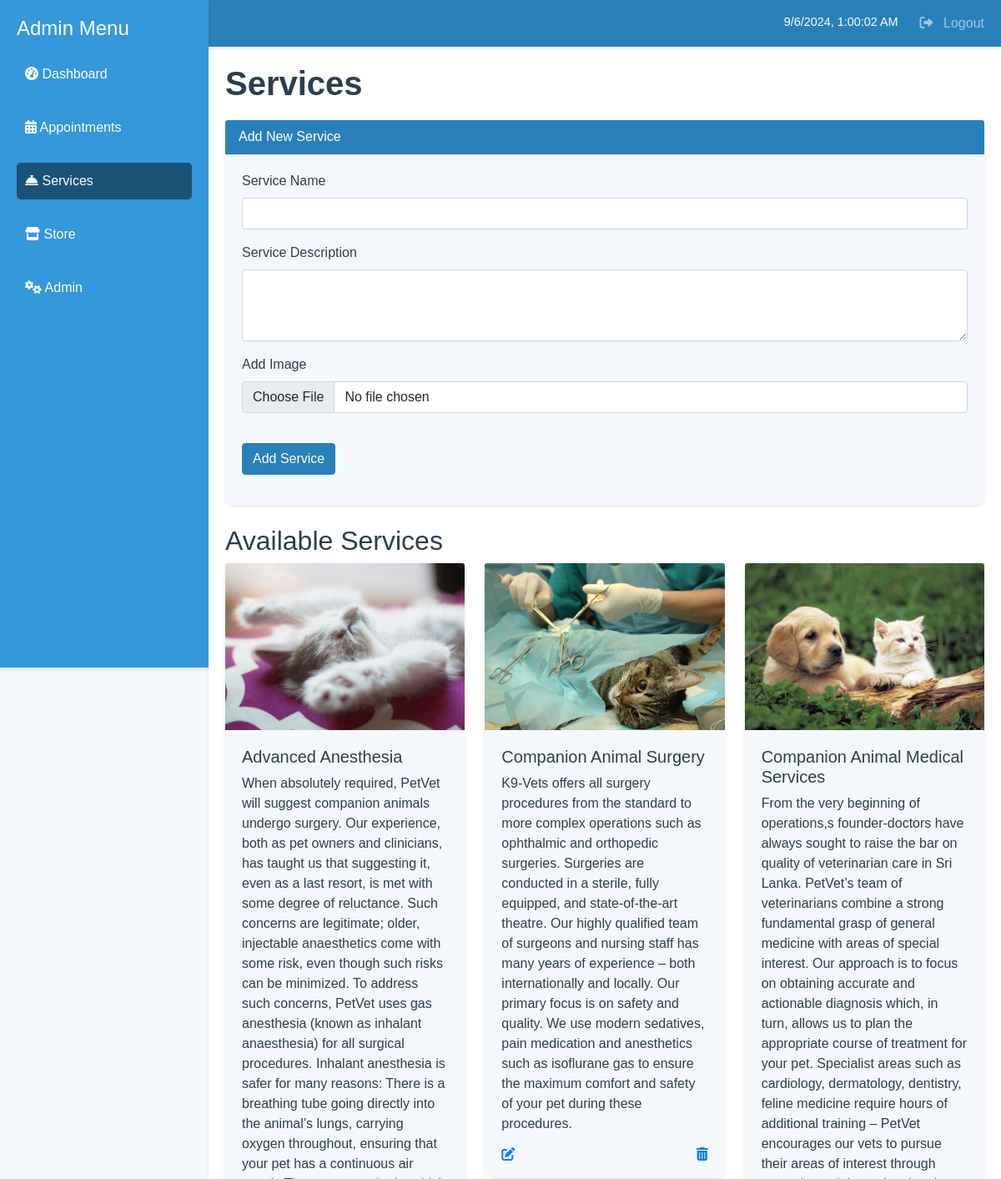
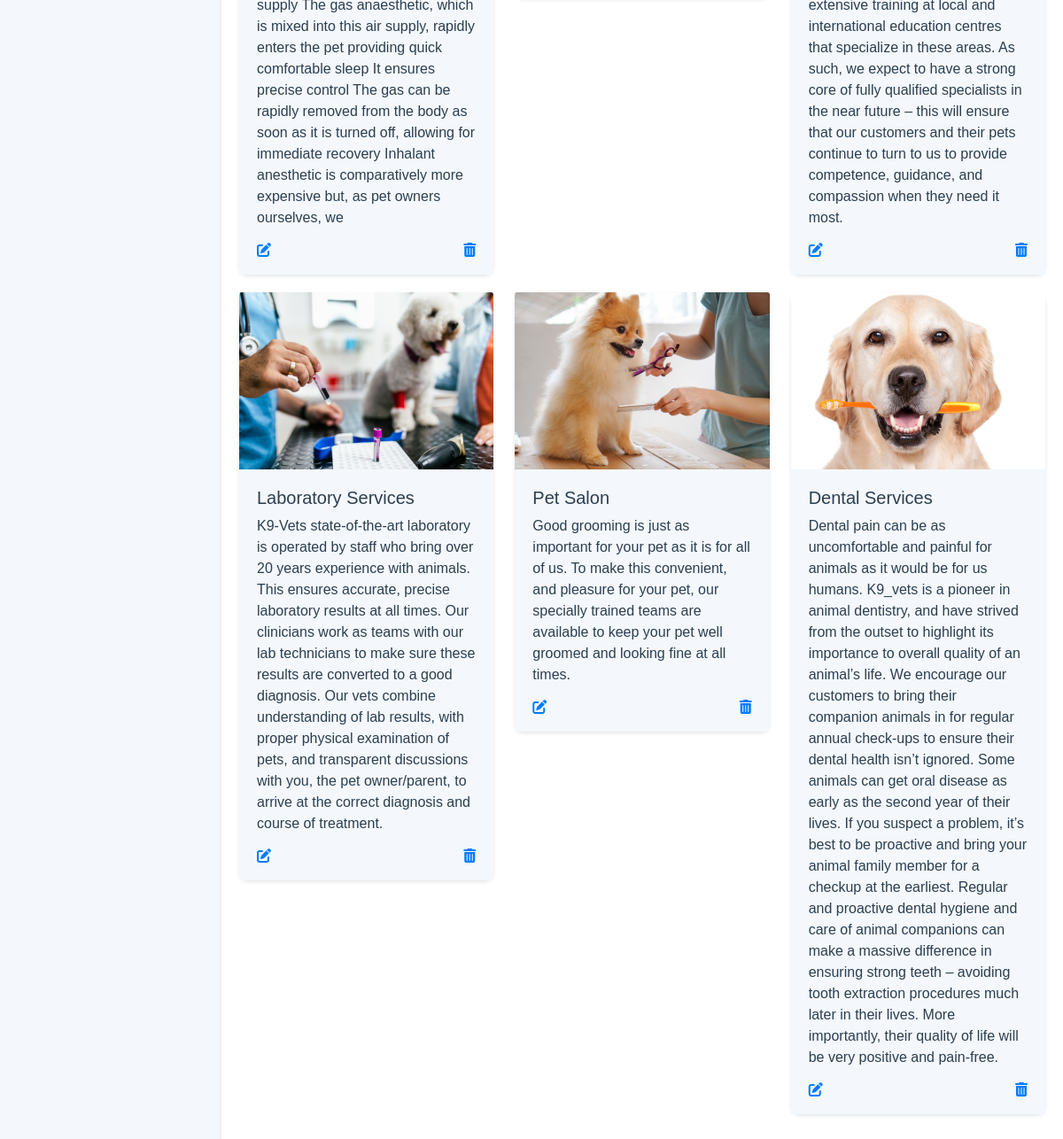
Page /source/admin/services.php (signed in) on the committed database (2 pictures, top to bottom).
### tables this page shows
CREATE TABLE `services` (
  `id` int(11) NOT NULL,
  `name` varchar(100) NOT NULL,
  `description` varchar(1000) NOT NULL,
  `url` varchar(500) NOT NULL
);

### source/admin/services.php (the view, shortened to what this page needs)
<?php
include '../config.php';
$query = "SELECT * FROM services";
$result = mysqli_query($conn, $query);
$services = [];
if ($result && mysqli_num_rows($result) > 0) {
    while ($row = mysqli_fetch_assoc($result)) {
        $services[] = $row;
    }
}
?>
<!DOCTYPE html>
<html lang="en">
<head>
    <link rel="stylesheet" href="../bootstrap/css/bootstrap.min.css">
    <link rel="stylesheet" href="https://cdnjs.cloudflare.com/ajax/libs/font-awesome/6.0.0-beta3/css/all.min.css">
    <link rel="stylesheet" href="../css/admin-dashboard.css">
    <link rel="stylesheet" href="../css/admin-store.css">
</head>
<body>
    <nav class="navbar navbar-expand-lg navbar-dark">
        <div class="container-fluid">
            <div class="collapse navbar-collapse">
                <ul class="navbar-nav ms-auto">
                    <li class="nav-item">
                        <span id="date-time" class="nav-link"></span>
                    </li>
                    <li class="nav-item">
                        <a class="nav-link" href="logout.php" onclick="return confirmLogout();"><i class="fas fa-sign-out-alt"></i> Logout</a>
                    </li>
                </ul>
            </div>
        </div>
    </nav>
    <div class="sidebar">
        <h4>Admin Menu</h4>
        <nav class="nav flex-column">
            <a class="nav-link" href="dashboard.php"><i class="fas fa-tachometer-alt"></i> Dashboard</a>
            <a class="nav-link" href="appointments.php"><i class="fas fa-calendar-alt"></i> Appointments</a>
            <a class="nav-link active" href="services.php"><i class="fas fa-concierge-bell"></i> Services</a>
            <a class="nav-link" href="store.php"><i class="fa-solid fa-store"></i> Store</a>
            <a class="nav-link" href="admin.php"><i class="fas fa-cogs"></i> Admin</a>
        </nav>
    </div>
    <div class="content">
        <h1>Services</h1>
        <div class="card mb-4">
            <div class="card-header">
                Add New Service
            </div>
            <div class="card-body">
                <form action="service-add.php" method="POST" enctype="multipart/form-data">
                    <div class="mb-3">
                        <label for="serviceName" class="form-label">Service Name</label>
                        <input type="text" class="form-control" id="serviceName" name="serviceName" required>
                    </div>
                    <div class="mb-3">
                        <label for="serviceDescription" class="form-label">Service Description</label>
                        <textarea class="form-control" id="serviceDescription" name="serviceDescription" rows="3" required></textarea>
                    </div>
                    <div class="mb-3">
                        <label for="serviceImage" class="form-label">Add Image</label>
                        <input type="file" class="form-control" id="serviceImage" name="serviceImage" accept="image/*" required>
                    </div>
                    <button type="submit" class="btn btn-primary">Add Service</button>
                </form>
            </div>
        </div>
        <h2>Available Services</h2>
        <div class="row">
            <?php if (count($services) > 0): ?>
                <?php foreach ($services as $service): ?>
                    <div class="col-md-4">
                        <div class="card service-card">
                            <img src="../img/services/<?php echo htmlspecialchars($service['url']); ?>" class="card-img-top service-image" alt="Service Image">
                            <div class="card-body">
                                <h5 class="card-title"><?php echo htmlspecialchars($service['name']); ?></h5>
                                <p class="card-text"><?php echo htmlspecialchars($service['description']); ?></p>
                                <div class="d-flex justify-content-between">
                                    <a href="service-edit.php?id=<?php echo $service['id']; ?>" class="icon-button"><i class="fas fa-edit"></i></a>
                                    <a href="service-delete.php?id=<?php echo $service['id']; ?>" class="icon-button" onclick="return confirm('Are you sure you want to delete this service?');"><i class="fas fa-trash-alt"></i></a>
                                </div>
                            </div>
                        </div>
                    </div>
                <?php endforeach; ?>
            <?php else: ?>
                <p>No services available.</p>
            <?php endif; ?>
        </div>
    </div>
</body>
</html>

### source/css/admin-dashboard.css (style rules this page uses)
body { font-family: 'Arial', sans-serif; background-color: #f4f8fc; color: #2c3e50; margin: 0; padding: 0; }
.navbar { background-color: #2980b9; box-shadow: 0 2px 4px rgba(0, 0, 0, 0.1); }
.sidebar { width: 250px; height: 100vh; position: fixed; top: 0; left: 0; background-color: #3498db; color: #ffffff; padding: 20px; box-shadow: 0 2px 4px rgba(0, 0, 0, 0.1); }
.sidebar .nav-link { color: #ffffff; margin: 10px 0; padding: 10px; border-radius: 5px; transition: all 0.2s; }
.sidebar .nav-link.active { background-color: #1a5276; color: white; }
.content { margin-left: 250px; padding: 20px; background-color: #ffffff; box-shadow: 0 2px 4px rgba(0, 0, 0, 0.1); }
.content h1 { margin-bottom: 20px; font-weight: bold; color: #2c3e50; }
.card { border: none; border-radius: 10px; box-shadow: 0 2px 4px rgba(0, 0, 0, 0.1); margin-bottom: 20px; }
.card-header { background-color: #2980b9; color: white; border-radius: 10px 10px 0 0; }
.card-body { padding: 20px; background-color: #f4f8fc; }
#date-time { font-size: 0.9rem; margin-right: 10px; color: #ffffff; }
.nav-item i { margin-right: 8px; }

### source/css/admin-store.css (style rules this page uses)
body { font-family: 'Arial', sans-serif; background-color: #f4f8fc; color: #2c3e50; }
.navbar { background-color: #2980b9; }
.sidebar { background-color: #3498db; color: white; padding: 20px; height: 100vh; position: fixed; top: 0; left: 0; width: 250px; }
.content { margin-left: 250px; padding: 20px; }
.form-control { margin-bottom: 10px; }
.btn-primary { background-color: #2980b9; border-color: #2980b9; }

### source/admin/services.php (style rules this page uses)
.service-card { margin-bottom: 20px; }
.service-image { width: 100%; height: 200px; object-fit: cover; }
.icon-button { color: #007bff; border: none; background: none; }

### rows in the picture
services: url (picture), name "Advanced Anesthesia", description "When absolutely required, PetVet will suggest companion animals undergo surgery. Our experience, both as pet owners and clinicians, has taught us that suggesting it, even as a last resort, is met with some degree of reluctance. Such concerns are legitimate; older, injectable anaesthetics come with some risk, even though such risks can be minimized. To address such concerns, PetVet uses gas anesthesia (known as inhalant anaesthesia) for all surgical procedures. Inhalant anesthesia is safer for many reasons: There is a breathing tube going directly into the animal’s lungs, carrying oxygen throughout, ensuring that your pet has a continuous air supply The gas anaesthetic, which is mixed into…"
services: url (picture), name "Companion Animal Surgery", description "K9-Vets offers all surgery procedures from the standard to more complex operations such as ophthalmic and orthopedic surgeries. Surgeries are conducted in a sterile, fully equipped, and state-of-the-art theatre. Our highly qualified team of surgeons and nursing staff has many years of experience – both internationally and locally. Our primary focus is on safety and quality. We use modern sedatives, pain medication and anesthetics such as isoflurane gas to ensure the maximum comfort and safety of your pet during these procedures."
services: url (picture), name "Companion Animal Medical Services", description "From the very beginning of operations,s founder-doctors have always sought to raise the bar on quality of veterinarian care in Sri Lanka. PetVet’s team of veterinarians combine a strong fundamental grasp of general medicine with areas of special interest. Our approach is to focus on obtaining accurate and actionable diagnosis which, in turn, allows us to plan the appropriate course of treatment for your pet. Specialist areas such as cardiology, dermatology, dentistry, feline medicine require hours of additional training – PetVet encourages our vets to pursue their areas of interest through extensive training at local and international education centres that specialize in these areas. As…"
services: url (picture), name "Laboratory Services", description "K9-Vets state-of-the-art laboratory is operated by staff who bring over 20 years experience with animals. This ensures accurate, precise laboratory results at all times. Our clinicians work as teams with our lab technicians to make sure these results are converted to a good diagnosis. Our vets combine understanding of lab results, with proper physical examination of pets, and transparent discussions with you, the pet owner/parent, to arrive at the correct diagnosis and course of treatment."
services: url (picture), name "Pet Salon", description "Good grooming is just as important for your pet as it is for all of us. To make this convenient, and pleasure for your pet, our specially trained teams are available to keep your pet well groomed and looking fine at all times."
services: url (picture), name "Dental Services", description "Dental pain can be as uncomfortable and painful for animals as it would be for us humans. K9_vets is a pioneer in animal dentistry, and have strived from the outset to highlight its importance to overall quality of an animal’s life. We encourage our customers to bring their companion animals in for regular annual check-ups to ensure their dental health isn’t ignored. Some animals can get oral disease as early as the second year of their lives. If you suspect a problem, it’s best to be proactive and bring your animal family member for a checkup at the earliest. Regular and proactive dental hygiene and care of animal companions can make a massive difference in ensuring strong teeth – avoiding…"
